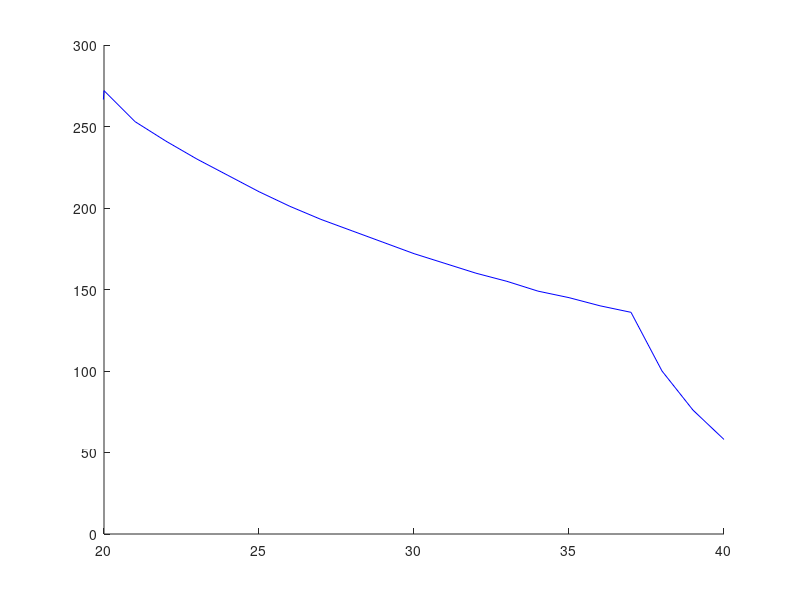

MATLAB code for this plot:
function shit = attempt2



    finalTime = 5000;
    
    T = zeros(1, finalTime);
    liquidTemps = zeros(1, finalTime);
    barTemps = zeros(1, finalTime);
    liquidMasses = zeros(1, finalTime);
    
    %%mug
    diameterCider = 8/100; %meters
    heatOfVaporization = 2256*10^3; %J/kG
    heightCider = 10/100; 
    mugThickness = 7/100;
    thermalConductivityMug =1.5;
    
    
    %%bar
    specificHeatBar = 475 ; %specific heat in joules per kg kelvin
    densityBar = 7850; %density in kg per meter cubed
    lengthBar = 5/100 ;%length of bar in meters
    diameterBar = 4/100 ;%length of side of bar in meters
    volumeBar = pi*(diameterBar/2)^2*lengthBar; %volume
    surfaceAreaBar = pi * diameterBar * lengthBar + pi * (diameterBar/2)^2;
    barMass = densityBar * volumeBar;
    barTemp = 1500;
    barEnergy = temperatureToEnergy(barTemp, barMass, specificHeatBar);
    
    %%steam
    thicknessSteam = 1/100;
    steamSA = (lengthBar + thicknessSteam) * (pi * (diameterBar + 2 * thicknessSteam)) + 2 * pi * (diameterBar/2 + thicknessSteam)^2;
    densityOfSteam = 0.590; %kg/m^3
    volumeSteam = steamSA * thicknessSteam;
    
    %%liquid
    liquidDensity = 1000;
    specificHeatLiquid = 4186;
    liquidTemp = 290;
    liquidVolume = (pi * (diameterCider/2)^2) * heightCider - (volumeBar + volumeSteam);
    liquidMass = liquidVolume * liquidDensity;
    liquidEnergy = temperatureToEnergy(liquidTemp, liquidMass, specificHeatLiquid);
    
    
    
    %%radiation, bar to liquid
    emissivityCoefficient = .25; %lol magic space rays
    thermalConductivitySteam = .00185;
    
    airSA = (.04^2 * pi) - (.02^2 * pi);
    mugSA = .08 * pi + (pi * .04^2);
    
    barTemp = 0;
    liquidTemp = 0;
   % K = zeros(1000,2000);
    TK = zeros(1000,2000);
    for k = 1000:50:2000
        barEnergy = temperatureToEnergy(k, barMass, specificHeatBar);
        for n = 1:finalTime
            barTemp = energyToTemperature(barEnergy, barMass, specificHeatBar);
            liquidTemp = energyToTemperature(liquidEnergy, liquidMass, specificHeatLiquid);

            thermalHeatCoefficient = 10;
            conductionLHL = thermalConductivityMug * mugSA * (liquidTemp - 290) / mugThickness;
            convectionLHL = thermalHeatCoefficient * airSA * (liquidTemp - 290);

            deltaT = barTemp - liquidTemp;
            conductionBTL = thermalConductivitySteam * steamSA * deltaT / thicknessSteam;

            deltaRT = barTemp^4 - liquidTemp^4;
            radiation = emissivityCoefficient * 5.67 * 10^(-8) * deltaRT * steamSA * .9;

            deltaEnergy = liquidEnergy - temperatureToEnergy(373, liquidMass, specificHeatLiquid);
            massEnergy = 0;
            massChange = 0;
            if(deltaEnergy > 0)
                massEnergy = deltaEnergy;
                massChange = deltaEnergy / heatOfVaporization;
            end

   %         conductionLHL = 0;%fuck this
            energyFlowLiquid = conductionBTL + radiation - conductionLHL - convectionLHL - massEnergy;
            energyFlowBar = conductionBTL + radiation / .9;


            liquidEnergy = liquidEnergy + energyFlowLiquid;
            barEnergy = barEnergy - energyFlowBar;
            liquidMass = liquidMass - massChange;

            T(n) = n;
            liquidTemps(n) = energyToTemperature(liquidEnergy, liquidMass, specificHeatLiquid);
            barTemps(n) = energyToTemperature(barEnergy, barMass, specificHeatBar);
            liquidMasses(n) = liquidMass;

    %         if(barTemp < 480)
    %             break;
    %         end

    %         display(massEnergy);
        end
        
    
    hold on;
   % plot(T, liquidTemps);
    %plot(T, barTemps);
    %title('Temperature Over Time');
    %xlabel('Time(seconds)');
    %ylabel('Temperature(K)');
    %legend('Cider', 'Iron Bar');
    %figure
    %plot(T, liquidMasses);
    %title('Cider Mass Over Time');
    %xlabel('Time(seconds)');
    %ylabel('Mass(kg)');
    [M,I] = max(liquidTemps);
   % disp(I);
    K(k/50) = I;
   % plot(k,I,'b-+')
    TK(k) = k;
    end
    plot(K,'b')
    xlim([20 40]);
    
end
function res = energyToTemperature(U, m, c)
        res = U / heatCapacity(m,c);
    end

    function res = temperatureToEnergy( T, m, c)
        res = T * heatCapacity(m,c);
    end

    function res = heatCapacity(mass, specificHeat)
        res = mass * specificHeat;
    end